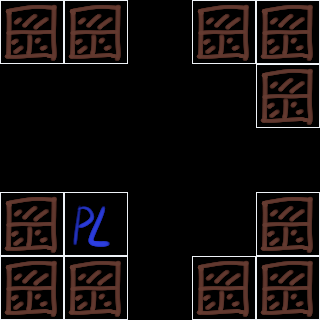

A 2D game scene composited from a Tiled map and its tileset images. What follows is a short description and the map's XML, with every tile layer's data as written:
An orthogonal 5x5 tile map with 64x64 px tiles, 1 tile layer (Tiles) and 2 objects (level2, lock$y).

<map version="1.5" tiledversion="1.6.0" orientation="orthogonal" renderorder="right-down" width="5" height="5" tilewidth="64" tileheight="64" infinite="0" nextlayerid="6" nextobjectid="7">
 <tileset firstgid="1" source="level_design.tsx" />
 <layer id="4" name="Tiles" width="5" height="5">
  <data encoding="csv">
4,4,0,4,4,
0,0,0,0,4,
0,0,0,0,0,
4,1,0,0,4,
4,4,0,4,4
</data>
 </layer>
 <objectgroup id="5" name="Objects">
  <object id="5" name="level2" x="192" y="64" width="64" height="64" />
  <object id="6" name="lock$y" x="0" y="64" width="64" height="64" />
 </objectgroup>
</map>
